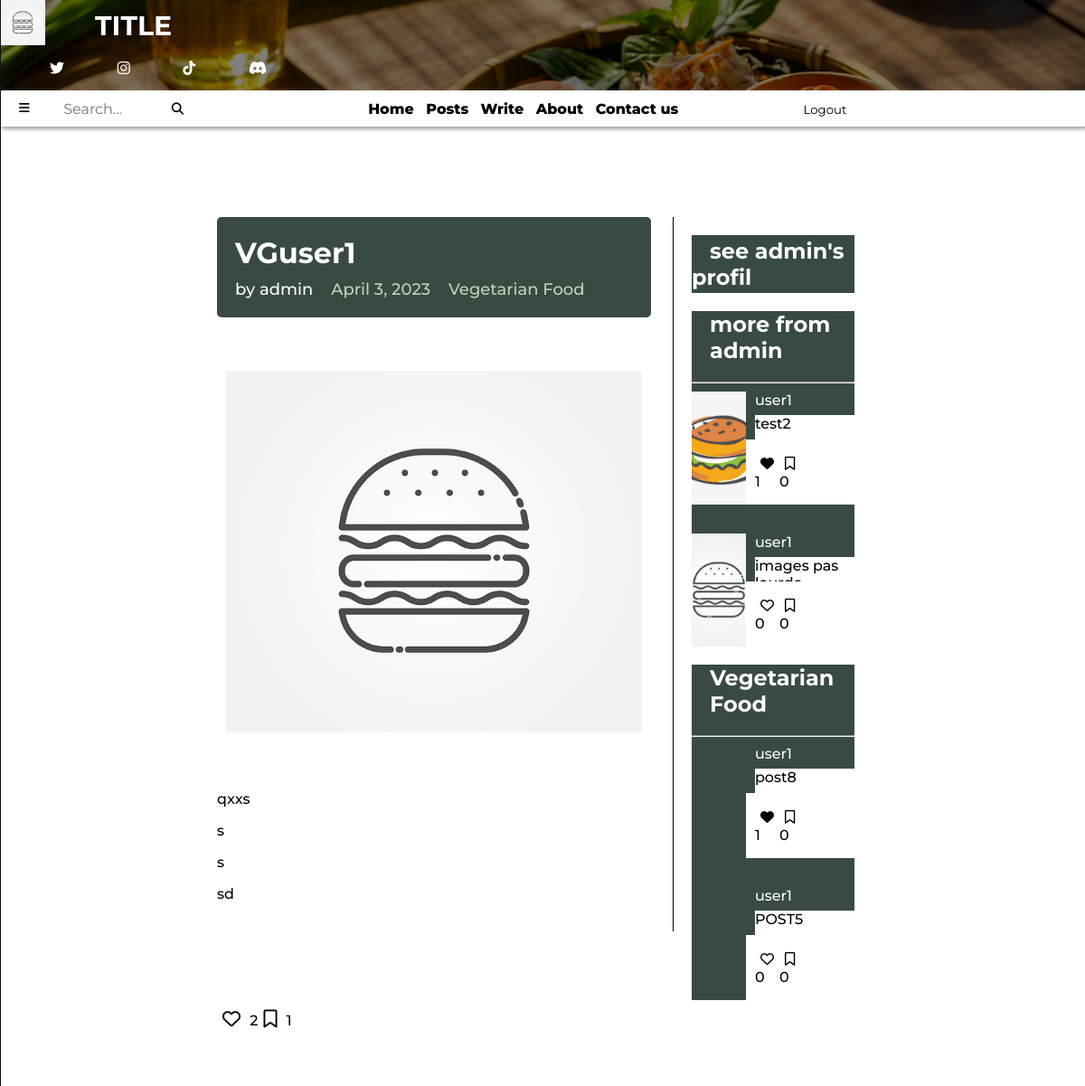
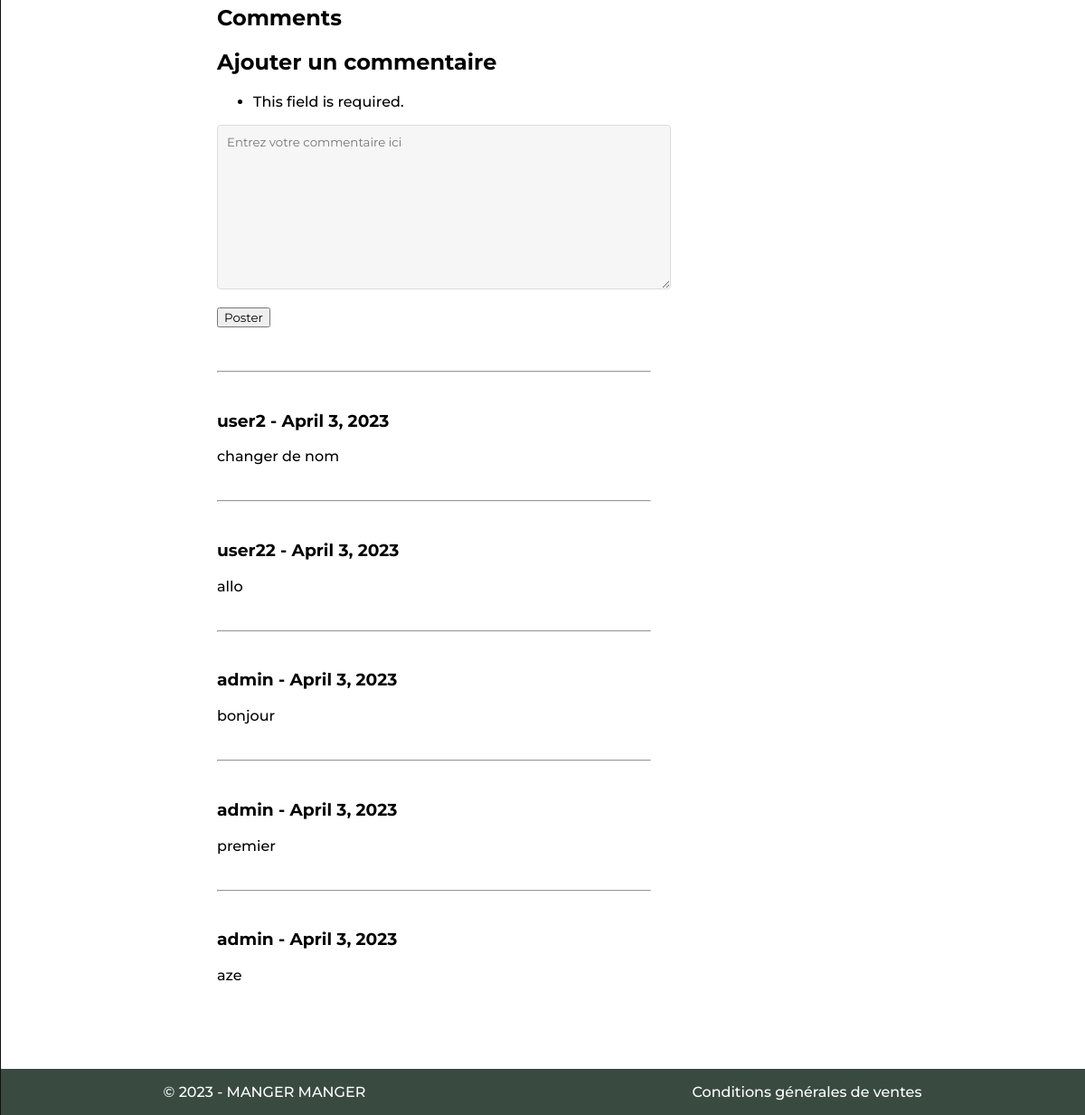
The app's page /post_display/4/admin/Vegetarian Food/ (signed in) with its own data (2 pictures, top to bottom).
### blog_app/models.py (models this page shows, shortened)
class PostModels(models.Model): # structure d'un article de blog
    class Categories(models.TextChoices): # permet de définir des choix textuels pour la catégorie
        Healthy_Food = 'Healthy Food' # Healthy Food ... sont les clés classées dans la BDD pour chaque catégories
        Organic_Cuisine = 'Organic Cuisine'
        Vegetarian_Food = 'Vegetarian Food'
    user_id= models.ForeignKey(UserModels, on_delete=models.CASCADE)
    categorie = models.fields.CharField(choices=Categories.choices, max_length=15)
    date = models.DateField(auto_now_add=True)
    title = models.CharField(max_length=30, blank=False)
    content = RichTextUploadingField(blank=False, null=True)
    image = models.ImageField(upload_to='posts_images/', blank=False, null=True)
    favoris = models.ManyToManyField(UserModels, blank=True, related_name='favoris')
    bookmark = models.ManyToManyField(UserModels, blank=True, related_name='bookmark')
    objects = PostManager()

class UserModels(AbstractUser):
    description = models.TextField(blank=True, null=True)
    objects = UserManager()

class CommentModels(models.Model):
    username = models.CharField(max_length=30, blank=False)
    date = models.DateField(auto_now_add=True)
    content = models.TextField(max_length=200, blank=False)
    post = models.ForeignKey(PostModels, on_delete=models.CASCADE, related_name='comments')

### blog_app/views.py (the view, shortened to what this page needs)
# urls.py: path('post_display/<int:pk>/<str:user_id>/<str:categorie>/', views.post_detail, name='post_detail'),
def post_detail(request, pk, user_id, categorie):
    post = get_object_or_404(models.PostModels, pk=pk)
    by_username = models.PostModels.objects.filter(user_id=request.user.id).exclude(id__in=[post.id]).order_by('-id')[:2]
    by_categorie = models.PostModels.objects.filter(categorie=categorie).exclude(id__in=[post.id]+[post2.id for post2 in by_username]).order_by('-id')[:2]
    comments = models.CommentModels.objects.filter(post=post).order_by('-id')
    if request.user.is_authenticated:
        form = forms.CreateCommentForm(request.POST)
    else:
        form = None
    context = {
        'first_post': post,
        'post': post,
        'by_categorie': by_categorie,
        'by_username': by_username,
        'comments': comments,
        'form': form,
    }
    return render(request, 'blog_app/post/post_detail.html', context)

### blog_app/forms.py
class CreateCommentForm(forms.ModelForm):
    class Meta:
        model = models.CommentModels
        fields = ['content']
        labels = {
            'content': ''
        }
        widgets = {
            'content': forms.Textarea(attrs={'class': 'form-control', 'placeholder': 'Entrez votre commentaire ici', 'id': 'id_content'}),
        }

### blog_app/templates/blog_app/post/post_detail.html (shortened to what this page needs)
{% extends 'base.html' %}
    {% block stylesheet %}
    {% load static %}
    <link rel="stylesheet" href="{% static 'blog_app/post_detail.css' %}">
    {% endblock stylesheet %}
    {% block index %}
    {% include 'top_page.html' %}
    {% include 'nav.html' %}
    <div class="contents">
        <div class="main-content">
            <div class="content">
                <div class="banner">
                    <h1>{{ post.title }}</h1>
                    <div class="post-info">
                        <span>by {{ post.user_id.username }}</span>
                        <span class="date">{{ post.date }}</span>
                        <span class="category">{{ post.categorie }}</span>
                    </div>
                  </div>
                <br>
                <div class="post-img" style="background-image: url('{{ MEDIA_URL }}{{ post.image.url }}');">
                </div>
                <br>
                <br>
                <div class="content">{{ post.content|safe }}</div>
                <div class="icons">
                    {% include "blog_app/favori_btn.html" %}
                    {% include "blog_app/bookmark_btn.html" %}
                </div>
            </div>
            {% include "blog_app/comments.html" with pk=post.id|default_if_none:'' %}
        </div>
        <div class="more">
            <div class="box-user-profil-btn">
                <h2><a href="{% url 'account' user_id=post.user_id.id %}">see {{ post.user_id.username }}'s profil</a></h2>
            </div>
            <div class="more-posts">
                <h2>more from {{ post.user_id.username }}</h2>
                <hr>
                <div class="more-posts-grid">
                    {% for post in by_username|slice:":2" %}
                        <div class="post">
                            <div class="post-img img-zoom"
                                style="background-image: url('{{ MEDIA_URL }}{{ post.image.url }}');"
                                onclick="location.href='{% url 'post_detail' pk=post.id user_id=post.user_id categorie=post.categorie %}'">
                            </div>
                            <div class="post-description"
                                onclick="location.href='{% url 'post_detail' pk=post.id user_id=post.user_id categorie=post.categorie %}'">
                                <a href="{% url 'posts_filter' filter_by='username' value=post.user_id.id %}" class="author transition-btn">
                                    {{ post.user_id.username }}
                                </a>
                                <div class="description-text"
                                    onclick="location.href='{% url 'post_detail' pk=post.id user_id=post.user_id categorie=post.categorie %}'">
                                    {{ post.title|safe }}
                                </div>
                            </div>
                            <div class="icons boutons">
                                {% include "blog_app/favori_btn.html" %}
                                {% include "blog_app/bookmark_btn.html" %}
                            </div>
                            <div class="vide" onclick="location.href='{% url 'post_detail' pk=post.id user_id=post.user_id categorie=post.categorie %}'">
                            </div>
                        </div>
                    {% endfor %}
                </div>
            </div>
            <div class="more-posts">
                <h2>{{ post.categorie }}</h2>
                <hr>
                <div class="more-posts-grid">
                    {% for post in by_categorie|slice:":2" %}
                            <div class="post">
                                <div class="post-img img-zoom"
                                    style="background-image: url('{{ MEDIA_URL }}{{ post.image.url }}');"
                                    onclick="location.href='{% url 'post_detail' pk=post.id user_id=post.user_id categorie=post.categorie %}'">
                                </div>
                            <div class="post-description">
                                <a href="{% url 'posts_filter' filter_by='username' value=post.user_id.id %}" class="author transition-btn">
                                    {{ post.user_id.username }}
                                </a>
                                <div class="description-text"
                                    onclick="location.href='{% url 'post_detail' pk=post.id user_id=post.user_id categorie=post.categorie %}'">
                                    {{ post.title|safe }}
                                </div>
                            </div>
                            <div class="icons boutons">
                                {% include "blog_app/favori_btn.html" %}
                                {% include "blog_app/bookmark_btn.html" %}
                            </div>
                            <div class="vide" onclick="location.href='{% url 'post_detail' pk=post.id user_id=post.user_id categorie=post.categorie %}'">
                            </div>
                        </div>
                    {% endfor %}
                </div>
            </div>
        </div>
    </div>
    {% include 'footer.html' %}
    {% endblock index %}

### blog_app/templates/blog_app/favori_btn.html
<div id="favori-btns{{ post.id }}">
  <p>
    <button
      hx-post="{% url 'add_remove_favori' post.id %}"
      hx-target="#favori-btns{{ post.id }}"
      hx-swap="#favori-btns{{ post.id }}">
      {% if user in post.favoris.all %}
        <i class="fa-solid fa-heart material-icons"></i>
      {% else %}
        <i class="fa-regular fa-heart material-icons"></i>
      {% endif %}
    </button>
    {{ post.favoris.count }}
  </p>
</div>

### blog_app/templates/blog_app/bookmark_btn.html
<div id="bookmark-btns{{ post.id }}">
  <p>
    <button
      hx-post="{% url 'add_remove_bookmark' post.id %}"
      hx-target="#bookmark-btns{{ post.id }}"
      hx-swap="#bookmark-btns{{ post.id }}">
      {% if user in post.bookmark.all %}
        <i class="fa-solid fa-bookmark material-icons"></i>
      {% else %}
        <i class="fa-regular fa-bookmark material-icons"></i>
      {% endif %}
    </button>
    {{ post.bookmark.count }}
  </p>
</div>

### blog_app/templates/blog_app/comments.html (shortened to what this page needs)
{% if post %}
<div class="content" id="comments-area">
    <h2>Comments</h2>
    {% if request.user.is_authenticated %}
    <div class="btn-add-comment">
        <h2>Ajouter un commentaire</h2>
        <form method="POST">
            {{ form.as_p }}
            <button
                hx-post="{% url 'comments_area' pk=post.pk %}"
                hx-target="#comments-area"
                hx-swap="#comments-area">
                Poster
            </button>
        </form>
    </div>
    {% endif %}
    <div class="comments">
        {% if comments %}
        {% for comment in comments %}
            <hr>
            <div class="comment">
                <h3>{{ comment.username }} - {{ comment.date }}</h3>
                <p>{{ comment.content }}</p>
            </div>
        {% endfor %}
        {% else %}
        aucun commentaires pour l'instant
        {% endif %}
    </div>
</div>
{% endif %}

### blog_app/static/blog_app/base.css (style rules this page uses)
:root { --background-color: #729D39; --background-color-dark: #394a41; --transition-btn: .4s; }
* { font-family: 'Montserrat', sans-serif; }
html { scroll-behavior: smooth; font-weight: 500; }
body { margin: 0 auto; }
a { color: black; text-decoration: none; }
.blog-grid, .post { overflow: hidden; }
.img-zoom { background-size: cover; background-position: center; transition: transform 0.5s ease; }

### blog_app/static/blog_app/post_detail.css (style rules this page uses)
.contents { width: 100%; height: auto; display: flex; margin-top: 100px; }
.icons button { font-size: 15px; border: none; background-color: transparent; }
.box-user-profil-btn { display: flex; height: 4em; align-items: center; background-color: var(--background-color-dark); }
.box-user-profil-btn a { padding-left: 20px; color: #fff; }
.description-text, .boutons, .vide { background-color: white; }
.more-posts h2 { padding-left: 20px; }
.more-posts h2, .more-posts a { color: #fff; }
.more-posts, .more-posts-grid { background-color: var(--background-color-dark); }
.banner { background-color: var(--background-color-dark); color: #fff; padding: 20px; border-radius: 5px; margin-bottom: 30px; }
.banner h1 { margin: 0; font-size: 32px; font-weight: bold; margin-bottom: 10px; }
.banner .post-info { font-size: 18px; display: flex; align-items: center; }
.banner .post-info span { margin-right: 20px; }
.banner .date, .banner .category { color: #c3d3c0; }
.more { position: sticky; width: 15%; height: 750px; padding: 20px; top: 40px; left: 62%; border-left: 1px solid black; }
.more-posts { margin-top: 5%; }
.more-posts-grid { display: grid; margin-top: 5%; grid-template-rows: repeat(2,125px); grid-column-gap: 2em; grid-row-gap: 2em; }
.more-posts-grid .post { display: grid; grid-template-columns: repeat(3,1fr); grid-template-rows: repeat(3,1fr); }
.post .post-description, .post .boutons, .post .vide { display: flex; padding-left: 10px; cursor: pointer; }
.post .post-img { background-size: cover; background-position: center; grid-column: 1; grid-row: 1/4; cursor: pointer; }
.post .post-description { display: grid; grid-column: 2/4; grid-row: 1/3; grid-template-rows: repeat(2, 1fr); }
.post .description-text { overflow: hidden; }
.post .boutons { display: grid; grid-template-columns: repeat(2,1fr); justify-content: space-between; grid-column: 2; grid-row: 3; }
.post .vide { grid-column: 3/4; grid-row: 3; }
.more-posts-grid .post-description { overflow: hidden; text-overflow: ellipsis; }
.main-content .post-img { height: 400px; background-size: cover; background-position: center; margin: 10px; }
.contents .main-content { position: absolute; width: 40%; left: 20%; text-align: justify; }
button { cursor: pointer; }
.content .icons { display: flex; align-items: center; margin-top: 30px; margin-bottom: 50px; }
.content .icons button { font-size: 20px; }
.content .comments { margin-top: 10%; }
.content .comment { padding: 15px 0 15px 0; }
.comment p { word-wrap: break-word; overflow: hidden; text-overflow: ellipsis; max-width: 100%; }
#id_content { border: 1px solid #ddd; border-radius: 4px; padding: 10px; width: 100%; background-color: #f6f6f6; color: #333; }

### records on screen
PostModels: title "VGuser1", user_id.username "admin", date "April 3, 2023", categorie "Vegetarian Food", image (picture), content "qxxs s s sd", favoris.count "2", bookmark.count "1"
CommentModels: username "user2", date "April 3, 2023", content "changer de nom"
CommentModels: username "user22", date "April 3, 2023", content "allo"
CommentModels: username "admin", date "April 3, 2023", content "bonjour"
CommentModels: username "admin", date "April 3, 2023", content "premier"
CommentModels: username "admin", date "April 3, 2023", content "aze"
PostModels: image (picture), user_id.username "user1", title "test2", favoris.count "1", bookmark.count "0"
PostModels: image (picture), user_id.username "user1", title "images pas…", favoris.count "0", bookmark.count "0"
PostModels: user_id.username "user1", title "post8", favoris.count "1", bookmark.count "0"
PostModels: user_id.username "user1", title "POST5", favoris.count "0", bookmark.count "0"
